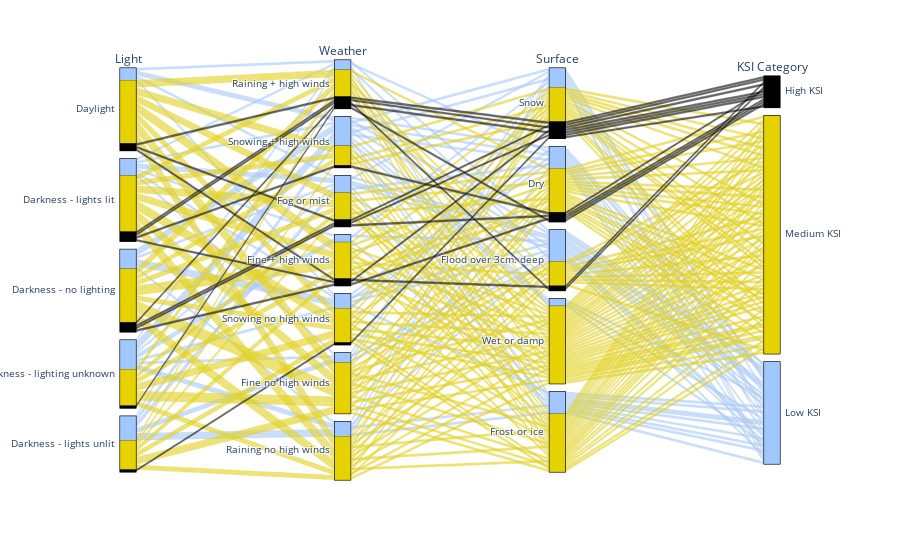

This figure's notebook cell:
### Code cell
fig = px.parallel_categories(df_ksi_props[['Light_Conditions', 'Weather_Conditions', 'Road_Surface_Conditions','KSI','KSI cat','KSI cat code']],
                             dimensions=['Light_Conditions', 'Weather_Conditions', 'Road_Surface_Conditions','KSI cat'],
                             color="KSI cat code",
                             color_continuous_scale=px.colors.sequential.Blackbody_r, # Blackbody_r
                             labels={'Light_Conditions':'Light', 'Weather_Conditions':'Weather', 'Road_Surface_Conditions':'Surface','KSI cat':'KSI Category' },
                             
                            )

fig.layout.update(showlegend=False)

fig.update(layout_coloraxis_showscale=False)

fig.show()

### Figure 1 — Plotly figure (JSON) as saved in the notebook; plotly's stock layout.template omitted (floating-point values rounded to 4 significant figures; data arrays with more than 128 entries replaced by an {"elided": "..."} marker saying what was removed)
{"data": [{"dimensions": [{"label": "Light", "values": {"elided": "153 str values"}}, {"label": "Weather", "values": {"elided": "153 str values"}}, {"label": "Surface", "values": {"elided": "153 str values"}}, {"label": "KSI Category", "values": {"elided": "153 str values"}}], "domain": {"x": [0, 1], "y": [0, 1]}, "line": {"color": {"elided": "153 int values"}, "coloraxis": "coloraxis"}, "name": "", "type": "parcats"}], "layout": {"coloraxis": {"colorbar": {"title": {"text": "KSI cat code"}}, "colorscale": [[0, "rgb(160,200,255)"], [0.25, "rgb(255,255,255)"], [0.5, "rgb(230,210,0)"], [0.75, "rgb(230,0,0)"], [1, "rgb(0,0,0)"]], "showscale": false}, "legend": {"tracegroupgap": 0}, "margin": {"t": 60}, "showlegend": false}}
